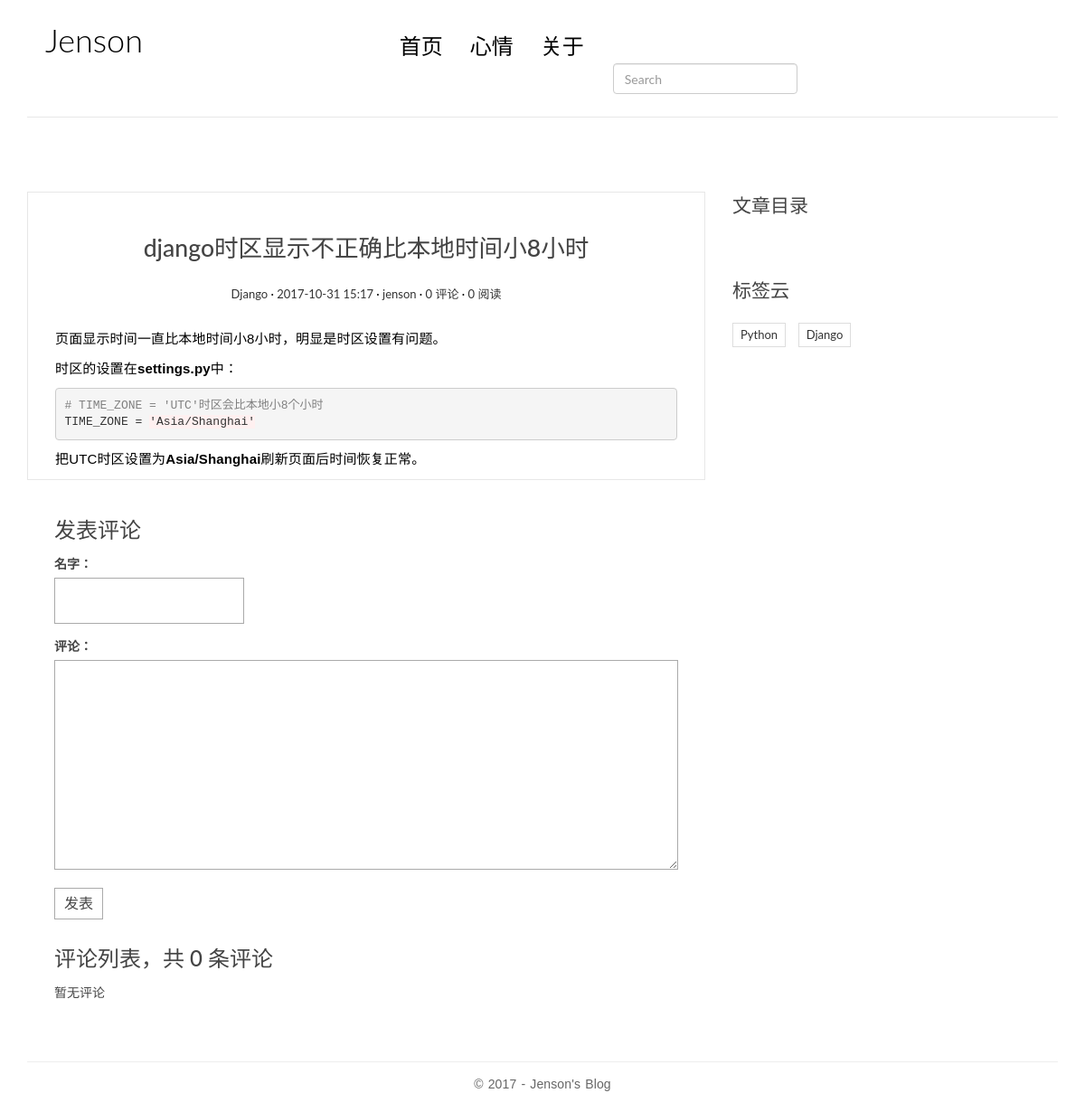
The page /post/118/ on the database its author committed.
### myblog/models.py (models this page shows, shortened)
class Site(models.Model):
    title = models.CharField(max_length=30)
    me = models.TextField()

class Nav(models.Model):
    name = models.CharField(max_length=20)
    link = models.CharField(max_length=100)
    num = models.IntegerField(blank=True, null=True)

class Post(models.Model):
    title = models.CharField(max_length=70)
    body = models.TextField()
    created_time = models.DateTimeField()
    modified_time = models.DateTimeField()
    excerpt = models.CharField(max_length=200, blank=True)
    category = models.ForeignKey(Category)
    tags = models.ManyToManyField(Tag, blank=True)
    author = models.ForeignKey(User)
    views = models.PositiveIntegerField(default=0)
    def increase_views(self):
        self.views += 1
        self.save(update_fields=['views'])
    def save(self, *args, **kwargs):
        super(Post, self).save(*args, **kwargs)

class Category(models.Model):
    name = models.CharField(max_length=100)

class Tag(models.Model):
    name = models.CharField(max_length=100)

### myblog/views.py (the view)
# urls.py: url(r'^post/(?P<pk>[0-9]+)/$', blogView.PostDetailView.as_view(), name='detail'),
class PostDetailView(DetailView):
    model = Post
    template_name = app_name + '/detail.html'
    context_object_name = 'post'
    def get(self, request, *args, **kwargs):
        response = super(PostDetailView, self).get(request, *args, **kwargs)
        self.object.increase_views()
        return response
    def get_object(self, queryset=None):
        post = super(PostDetailView, self).get_object(queryset=None)
        md = Util.getMarkDown()
        post.body = md.convert(post.body)
        post.toc = md.toc;
        return post
    def get_context_data(self, **kwargs):
        context = super(PostDetailView, self).get_context_data(**kwargs)
        form = CommentForm()
        comment_list = self.object.comment_set.all()
        site = Util.getSite()
        context.update({
            'navs': Util.getNavs(),
            'form': form,
            'comment_list': comment_list,
            'site': site,
        })
        return context

### comments/forms.py
class CommentForm(forms.ModelForm):
    class Meta:
        model = Comment
        fields = ['name', 'text']

### blog/tool/Util.py (called while the page is built)
def getMarkDown():
    md = markdown.Markdown(
        extensions=[
            'markdown.extensions.abbr',
            'markdown.extensions.fenced_code',
            'markdown.extensions.tables',
            'markdown.extensions.extra',
            'markdown.extensions.codehilite',
            TocExtension(slugify=slugify),
        ])
    return md

def getNavs():
    return Nav.objects.all().order_by('num')

def getSite():
    return Site.objects.first()

### templates/myblog/detail.html (shortened to what this page needs)
{% extends 'myblog/base.html' %}
{% block main %}
    <article class="post post-{{ post.pk }}">
        <header class="entry-header">
            <h1 class="entry-title">{{ post.title }}</h1>
            <div class="entry-meta">
                <span class="post-category"><a href="#">{{ post.category.name }}</a></span>
                <span class="post-date"><a href="#"><time class="entry-date"
                                                          datetime="{{ post.created_time|date:"Y-m-d H:i" }}">{{ post.created_time|date:"Y-m-d H:i" }}</time></a></span>
                <span class="post-author"><a href="#">{{ post.author }}</a></span>
                <span class="comments-link"><a href="#">{{ comment_list|length }} 评论</a></span>
                <span class="views-count"><a href="#">{{ post.views|length }} 阅读</a></span>
            </div>
        </header>
        <div class="entry-content clearfix">
            {{ post.body|safe }}
        </div>
    </article>
    <section class="comment-area" id="comment-area">
        <h3>发表评论</h3>
        <form action="{% url 'post_comment' post.pk %}" method="post" class="comment-form">
            <div class="row">
                <div class="col-md-4">
                    <label for="{{ form.name.id_for_label }}">名字：</label>
                    {{ form.name }}
                </div>
                <div class="col-md-12">
                    <label for="{{ form.text.id_for_label }}">评论：</label>
                    {{ form.text }}
                    <button type="submit" class="comment-btn">发表</button>
                </div>
            </div>
        </form>
        <div class="comment-list-panel">
            <h3>评论列表，共 <span>{{ comment_list|length }}</span> 条评论</h3>
            <ul class="comment-list list-unstyled">
                {% for comment in comment_list %}
                    <li class="comment-item">
                        <span class="nickname">{{ comment.name }}</span>
                        <time class="submit-date">{{ comment.created_time|date:"Y-m-d H:i" }}</time>
                        <div class="text">
                            {{ comment.text }}
                        </div>
                    </li>
                {% empty %}
                    暂无评论
                {% endfor %}
            </ul>
        </div>
    </section>
{% endblock main %}
{% block toc %}
    <aside class="col-md-4">
        <div class="widget widget-content">
            <h3 class="widget-title">文章目录</h3>
            <div class="widget widget-tag-cloud">
                <h3 class="widget-title">标签云</h3>
                <ul>
                    {% for tag in post.tags.all %}
                        <li>
                            <a href="{% url 'tag' tag.pk %}">{{ tag.name }}</a>
                        </li>
                    {% empty %}
                        暂无标签！
                    {% endfor %}
                </ul>
            </div>
        </div>
    </aside>
{% endblock toc %}

### templates/myblog/base.html (shortened to what this page needs)
{% load staticfiles %}
{% load blog_tags %}
<!DOCTYPE html>
<html>
<head>
    <link rel="stylesheet" href="{% static 'myblog/css/bootstrap.min.css' %}">
    <link rel="stylesheet" href="http://code.ionicframework.com/ionicons/2.0.1/css/ionicons.min.css">
    <link rel="stylesheet" href="{% static 'myblog/css/pace.css' %}">
    <link rel="stylesheet" href="{% static 'myblog/css/custom.css' %}">
    <link rel="stylesheet" href="{% static 'myblog/css/highlights/colorful.css' %}">
</head>
<body>
<div class="container">
    <header id="site-header">
        <div class="row">
            <div class="col-md-4 col-sm-5 col-xs-8">
                <div class="logo">
                    <h1><a href="{% url 'index' %}">{{ site.title }}</a></h1></div>
            </div>
            <div class="col-md-8 col-sm-7 col-xs-4">
                <nav class="main-nav" role="navigation">
                    <div class="collapse navbar-collapse" id="bs-example-navbar-collapse-1">
                        <ul class="nav navbar-nav navbar-left">
                            {% for nav in navs %}
                                <li class="cl-effect-11"><a href="/{{ nav.link }}"
                                                            data-hover="{{ nav.name }}">{{ nav.name }}</a></li>
                            {% endfor %}
                        </ul>
                        <form class="navbar-form navbar-right" role="search" method="get" action="{% url 'search' %}">
                            <div class="form-group">
                                <input type="search" class="form-control" name="key"
                                       placeholder="Search">
                            </div>
                        </form>
                    </div>
                </nav>
            </div>
        </div>
    </header>
</div>
<div class="content-body">
    <div class="container">
        <div class="row">
            <main class="col-md-8">
                {% block main %}
                {% endblock main %}
            </main>
            {% block toc %}
            {% endblock toc %}
        </div>
    </div>
</div>
<footer id="site-footer">
    <div class="container">
        <div class="row">
            <div class="col-md-12">
                <p class="copyright">&copy 2017 - Jenson's Blog
                </p>
            </div>
        </div>
    </div>
</footer>
</body>
</html>

### static/myblog/css/custom.css (style rules this page uses)
* { outline: none; }
h1, h2, h3, h4, h5, h6 { margin-top: 0; }
a { color: #333; }
body { color: #444; font-family: 'Lato', sans-serif; }
p { font-family: 'Ubuntu', sans-serif; font-weight: 400; word-spacing: 1px; letter-spacing: 0.01em; }
#site-header { background-color: #FFF; padding: 25px 20px; margin-bottom: 40px; border-bottom: 1px solid #e7e7e7; }
.logo h1 a { color: #000; }
.logo h1 { margin: 0; font-family: 'Lato', sans-serif; font-weight: 300; }
.main-nav { margin-top: 11px; max-width: 65%; }
.main-nav a { color: #000000 !important; padding: 0 0 5px 0 !important; margin-right: 30px; font-family: 'Lato', sans-serif; font-weight: 300; font-size: 24px; }
.cl-effect-11 a { padding: 10px 0; color: #0972b4; text-shadow: none; margin-top: 4.5px ; margin-bottom: 4.5px; }
.cl-effect-11 a::before { position: absolute; top: 0; left: 0; overflow: hidden; padding: 0 0 5px 0 !important; max-width: 0; border-bottom: 1px solid #000; color: #000; content: attr(data-hover); white-space: nowrap; -webkit-transition: max-width 0.5s; -moz-transition: max-width 0.5s; transition: max-width 0.5s; }
.content-body { padding-bottom: 4em; }
.post { background: #fff; padding: 30px 30px 0; margin-top: 3em; border: solid 1px #E7E7E7; }
.entry-title { text-align: center; font-size: 1.9em; margin-bottom: 20px; line-height: 1.6; padding: 10px 20px 0; }
.entry-meta { text-align: center; color: #DDDDDD; font-size: 13px; margin-bottom: 30px; }
.entry-content { font-size: 15px; line-height: 1.5; font-weight: 300; color: #000; }
.post-category::after, .post-date::after, .post-author::after, .comments-link::after { content: ' ·'; color: #000; }
.widget { background: #fff; padding: 30px 0 0; }
.widget-title { font-size: 1.5em; margin-bottom: 20px; line-height: 1.6; padding: 10px 0 0; font-weight: 400; }
.widget-tag-cloud ul { padding: 0; margin: 0; margin-right: -10px; }
.widget-tag-cloud ul li { list-style-type: none; font-size: 13px; display: inline-block; margin-right: 10px; margin-bottom: 10px; padding: 3px 8px; border: 1px solid #ddd; }
.widget-content ul li { margin-bottom: 10px; }
#site-footer { padding-top: 10px; padding: 0 0 1.5em 0; }
.copyright { text-align: center; padding-top: 1em; margin: 0; border-top: 1px solid #eee; color: #666; }
.contact-form input, .comment-form input { border: 1px solid #aaa; margin-bottom: 15px; width: 100%; padding: 15px 15px; font-size: 16px; line-height: 100%; transition: 0.4s border-color linear; }
.contact-form textarea, .comment-form textarea { border: 1px solid #aaa; margin-bottom: 15px; width: 100%; padding: 15px 15px; font-size: 16px; line-height: 20px !important; min-height: 183px; transition: 0.4s border-color linear; }
.comment-area { padding: 0 30px 0; margin-top: 3em; }
.comment-form { margin-top: 15px; }
.comment-form .comment-btn { background-color: #fff; border: 1px solid #aaa; font-size: 16px; padding: 5px 10px; }
.comment-list-panel { margin-top: 30px; }
.comment-list { margin-top: 15px; }

### static/myblog/css/highlights/colorful.css (style rules this page uses)
.codehilite .o { color: #303030 }
.codehilite .c1 { color: #808080 }
.codehilite .s1 { background-color: #fff0f0 }

### rows shown on the page
Site: title "Jenson"
Nav: name "首页"
Nav: name "心情"
Nav: name "关于"
Post: title "django时区显示不正确比本地时间小8小时", category.name "Django", created_time "2017-10-31 15:17", author "jenson", views|length "0", body "页面显示时间一直比本地时间小8小时，明显是时区设置有问题。 时区的设置在 settings.py 中： # TIME_ZONE = 'UTC'时区会比本地小8个小时 TIME_ZONE = 'Asia/Shanghai' 把UTC时区设置为 Asia/Shanghai 刷新页面后时间恢复正常。"
Tag: name "Python"
Tag: name "Django"

### other values the page prints
{{ comment_list|length }} "0"
